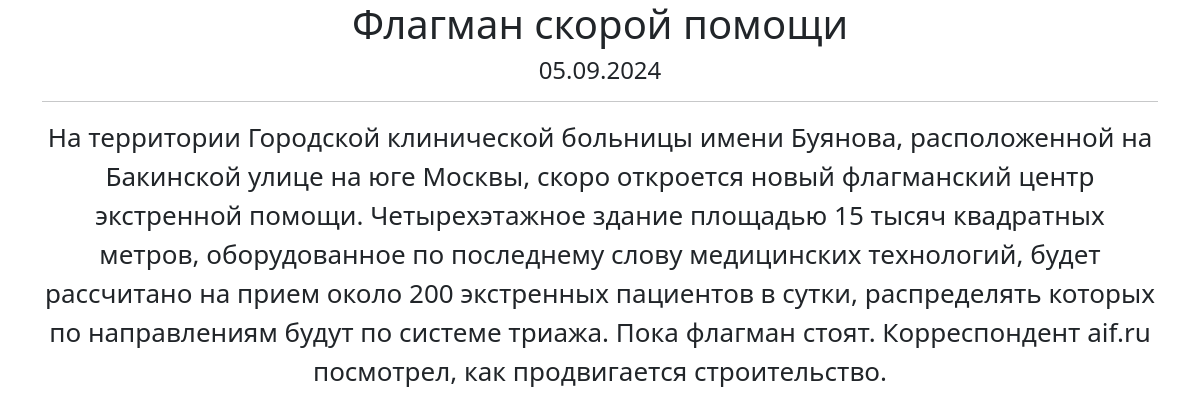
Screenshot of /post/3 with the database file from the repository.
### posts/models.py (models this page shows, shortened)
class Post(models.Model):
    post = 'post'
    news = 'news'
    TYPES = [
        (post, 'Статья'),
        (news, 'Новость'),
    ]
    title = models.CharField(max_length=255)
    article_text = models.TextField(default="Новость дня")
    rating = models.IntegerField(default=0)
    type = models.CharField(max_length=4, choices=TYPES, default=news)
    time_create = models.DateTimeField(auto_now_add=True)
    author = models.ForeignKey(Author, on_delete=models.CASCADE)
    category = models.ManyToManyField(Category, through='PostCategory')

### posts/views.py (the view)
# urls.py: path('post/<int:pk>', NewsDetail.as_view(), name='post_detail'),
class NewsDetail(DetailView):
    model = Post
    template_name = 'post.html'
    context_object_name = 'post'

### posts/templatetags/custom_filters.py (called while the page is built)
def get_new_value(some_line):
    new_line = some_line
    forbidden_words = get_prepare_forbidden_words()
    words = get_words_for_check(some_line)
    words_to_replace = []
    for w in forbidden_words:
        if w[0] in words:
            words_to_replace.append(w)
    for w in words_to_replace:
        if w[0] in new_line:
            new_line = new_line.replace(w[0], w[1])
    return new_line

def get_words_for_check(some_line):
    words = []
    words_split = re.split(",|;| |!|-", some_line)
    for word in words_split:
        if word == '':
            continue
        if word not in words:
            words.append(word)
    return words

def get_prepare_forbidden_words():
    prepare_forbidden_words = []
    for word in FORBIDDEN_WORDS:
        replaced = word[0] + '*' * (len(word) - 1)
        prepare_forbidden_words.append((word, replaced))
        word_cap = word.capitalize()
        replaced = word_cap[0] + '*' * (len(word) - 1)
        prepare_forbidden_words.append((word_cap, replaced))
    return prepare_forbidden_words

@register.filter()
def censor(value):
    new_line = get_new_value(value)
    return new_line

### templates/post.html (shortened to what this page needs)
{% extends 'flatpages/default.html' %}
{% load custom_filters %}!
{% block content %}
    <h1>{{ post.title|censor }}</h1>
    <h4>{{ post.time_create|date:'d.m.Y' }}</h4>
    <hr>
    <p style="font-size: 26px;">{{ post.article_text|censor }}</p>
{% endblock content %}

### rows the page displays
Post: time_create "05.09.2024", article_text|censor "На территории Городской клинической больницы имени Буянова, расположенной на Бакинской улице на юге Москвы, скоро откроется новый флагманский центр экстренной помощи. Четырехэтажное здание площадью 15 тысяч квадратных метров, оборудованное по последнему слову медицинских технологий, будет рассчитано на прием около 200 экстренных пациентов в сутки, распределять которых по направлениям будут по системе триажа. Пока флагман стоят. Корреспондент aif.ru посмотрел, как продвигается строительство."
